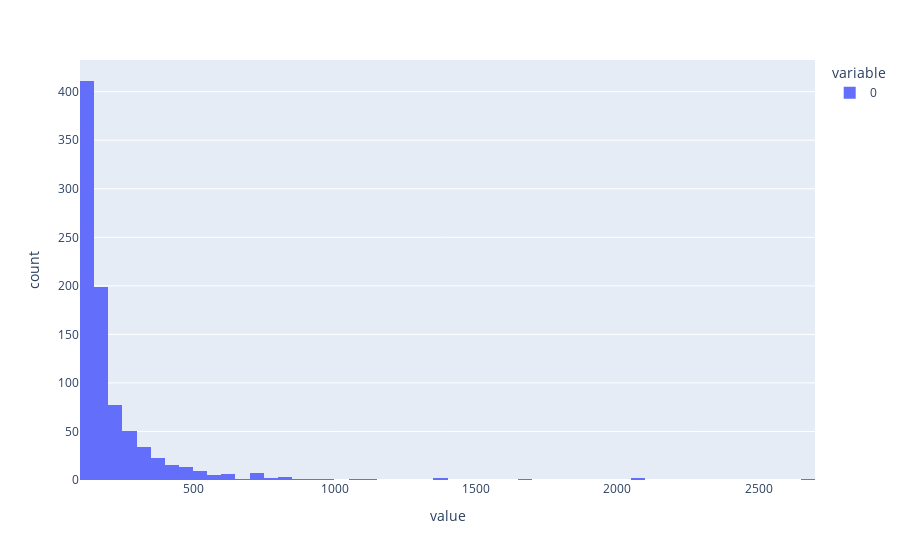

Source (notebook cell):
### Code cell
px.histogram(dataset["train_users_history_lens"])

### Figure 1 — Plotly figure (JSON) as saved in the notebook; plotly's stock layout.template omitted (floating-point values rounded to 4 significant figures; data arrays with more than 128 entries replaced by an {"elided": "..."} marker saying what was removed)
{"data": [{"alignmentgroup": "True", "bingroup": "x", "hovertemplate": "variable=0<br>value=%{x}<br>count=%{y}<extra></extra>", "legendgroup": "0", "marker": {"color": "#636efa"}, "name": "0", "offsetgroup": "0", "orientation": "v", "showlegend": true, "type": "histogram", "x": {"elided": "866 int values"}, "xaxis": "x", "yaxis": "y"}], "layout": {"barmode": "relative", "legend": {"title": {"text": "variable"}, "tracegroupgap": 0}, "margin": {"t": 60}, "xaxis": {"anchor": "y", "domain": [0, 1], "title": {"text": "value"}}, "yaxis": {"anchor": "x", "domain": [0, 1], "title": {"text": "count"}}}}
